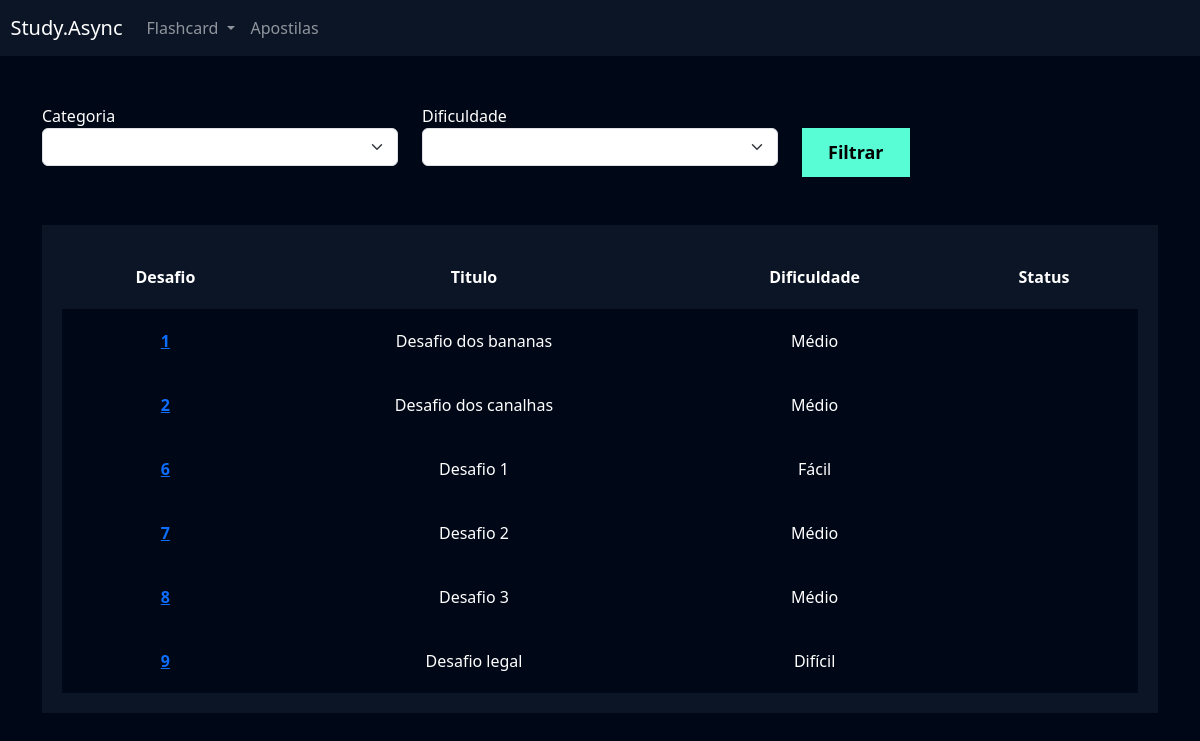
Page /flashcard/listar_desafio/ (signed in) on the committed database.
### flashcard/models.py (models this page shows, shortened)
class Desafio(models.Model):
    user = models.ForeignKey(User, on_delete=models.DO_NOTHING)
    titulo = models.CharField(max_length=100)
    categoria = models.ManyToManyField(Categoria)
    quantidade_perguntas = models.IntegerField()
    dificuldade = models.CharField(
        max_length=1, choices=Flashcard.DIFICULDADE_CHOICES
    )
    flashcards = models.ManyToManyField(FlashcardDesafio)

### flashcard/views.py (the view)
# urls.py: path('listar_desafio/', views.listar_desafio, name='listar_desafio'),
def listar_desafio(request):
    desafios = Desafio.objects.filter(user=request.user)
    return render(request, 'listar_desafio.html', {'desafios': desafios})

### flashcard/templates/listar_desafio.html (shortened to what this page needs)
{% extends "base.html" %}
{% load static %}
{% block 'cabecalho' %}
 <link href="{% static 'usuarios/css/cadastro.css' %}" rel="stylesheet">
 <link href="{% static 'flashcard/css/novo_flashcard.css' %}" rel="stylesheet">
 <link href="{% static 'flashcard/css/iniciar_desafio.css' %}" rel="stylesheet">
 <link href="{% static 'flashcard/css/desafio.css' %}" rel="stylesheet">
 <link href='https://unpkg.com/boxicons@2.1.4/css/boxicons.min.css' rel='stylesheet'>
{% endblock 'cabecalho' %}
{% block 'conteudo' %}
{% include "partials/header.html" %}
 <div class="container">
 <br>
 <br>
 <div class="row">
 <div class="col-md">
 <form action="}" method="GET">
 <label for="">Categoria</label>
 <select name="categoria" class="form-select">
 </select>
 </div>
 <div class="col-md">
 <label for="">Dificuldade</label>
 <select name="dificuldade" class="form-select">
 </select>
 </div>
 <div class="col-md">
 <br>
 <input type="submit" value="Filtrar" class="btn-cadastro">
 </div>
 </div>
 <br>
 <br>
 <div class="box-listar">
 <table>
 <thead>
 <tr>
 <th scope="col">Desafio</th>
 <th scope="col">Titulo</th>
 <th scope="col">Dificuldade</th>
 <th scope="col">Status</th>
 </tr>
 </thead>
 <tbody>
 {% for desafio in desafios %}
 <tr class="linha">
 <th><a href="{% url 'desafio' desafio.id %}">{{desafio.id}}</a></th>
 <td>{{desafio.titulo}}</td>
 <td>{{desafio.get_dificuldade_display}}</td>
 <td>{{desafio.status}}</td>
 </tr>
 {% endfor %}
 </tbody>
 </table>
 </div>
 </div>
{% endblock 'conteudo' %}

### templates/static/geral/css/base.css (style rules this page uses)
:root { --main-color: #0b1526; --dark-color: #000716; --secondary-dark-color: rgb(15, 2, 26); --light-color: #00c1f3; --contrast-color: #f4c96b; --differential-color: #58fcd5; }
body { background-color: var(--dark-color) !important; color: white !important; }

### templates/static/usuarios/css/cadastro.css (style rules this page uses)
* { margin: 0; padding: 0; }
.btn-cadastro { padding: 10px; background-color: #58fcd5; border: none; border: 1px solid #58fcd5; font-size: 18px; font-weight: bold; padding-left: 25px; padding-right: 25px; }

### templates/static/flashcard/css/desafio.css (style rules this page uses)
.box-listar { background-color: #0b1526; padding: 20px; }
table { width: 100%; padding: 20px; text-align: center; }
.linha { height: 40px; background-color: var(--dark-color); padding: 20px; }
td, th { padding: 20px; }
tr { background-color: var(--main-color); }

### rows in the picture
Desafio: id "1", titulo "Desafio dos bananas", dificuldade "Médio"
Desafio: id "2", titulo "Desafio dos canalhas", dificuldade "Médio"
Desafio: id "6", titulo "Desafio 1", dificuldade "Fácil"
Desafio: id "7", titulo "Desafio 2", dificuldade "Médio"
Desafio: id "8", titulo "Desafio 3", dificuldade "Médio"
Desafio: id "9", titulo "Desafio legal", dificuldade "Difícil"
